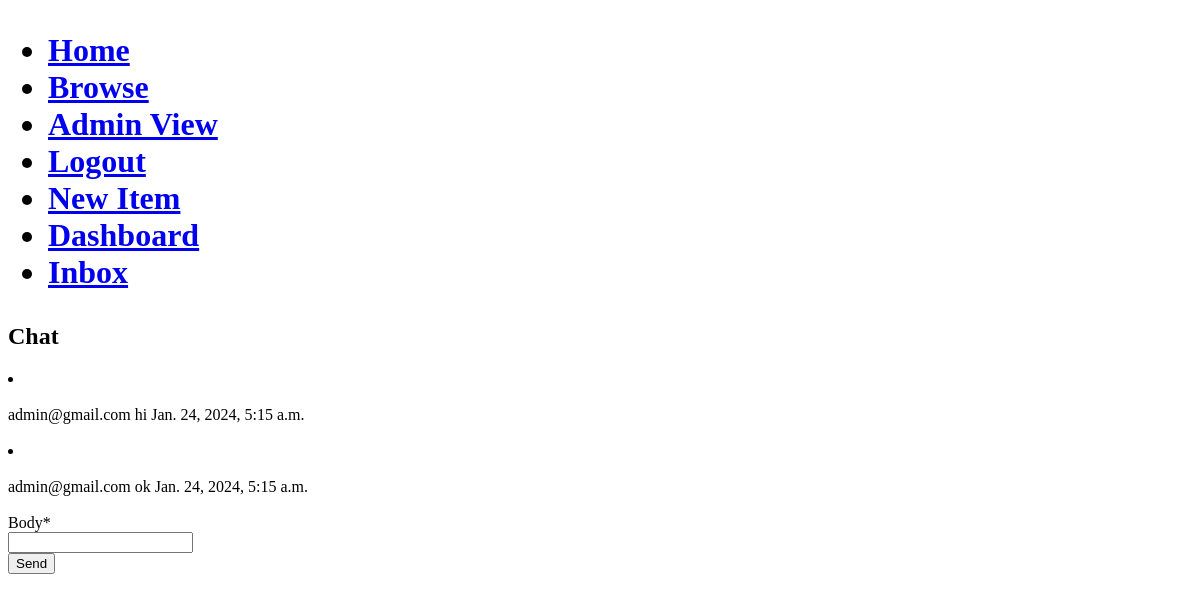
/chat/2/ (signed in), run on an earlier commit of the app's database.
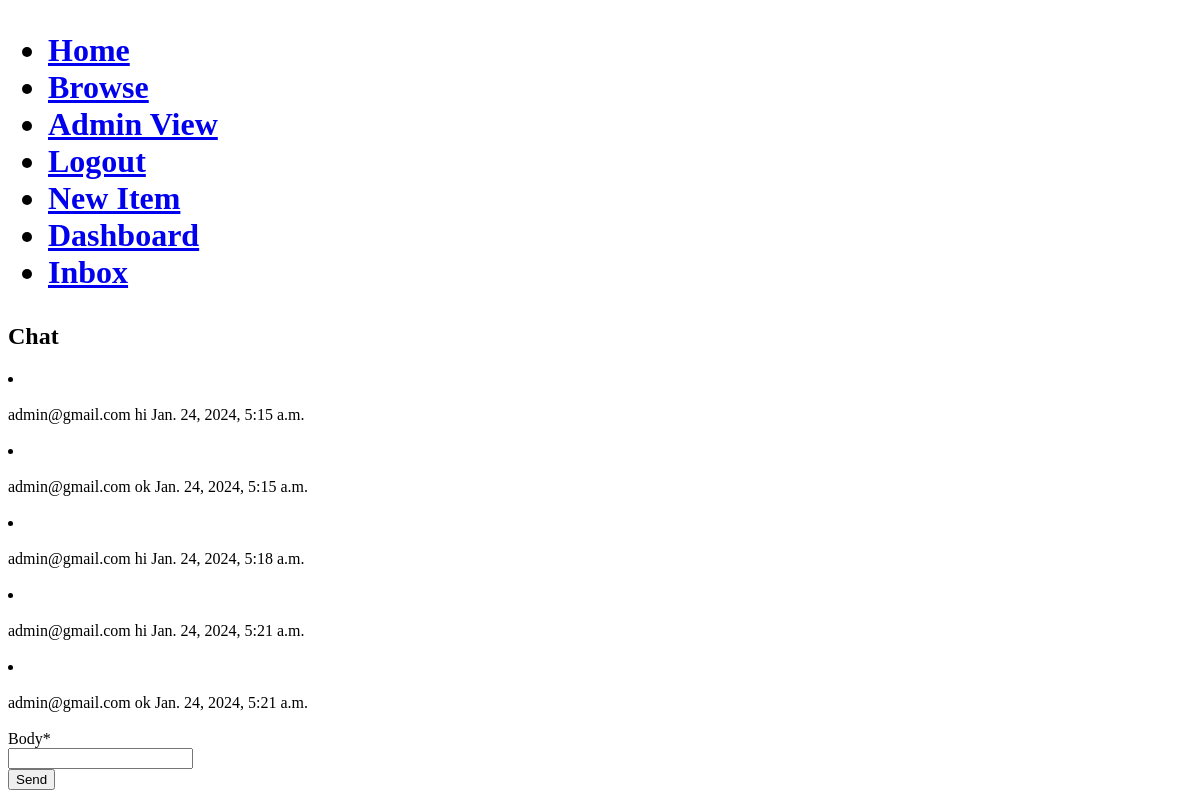
And on a later commit of the database.
### chat/models.py (models this page shows, shortened)
class Message(models.Model):
    sender = models.ForeignKey(
        User, on_delete=models.CASCADE, blank=False, null=False, related_name="sender"
    )
    receiver = models.ForeignKey(
        User, on_delete=models.CASCADE, blank=False, null=False, related_name="receiver"
    )
    created_at = models.DateTimeField(auto_now_add=True)
    body = models.CharField(max_length=500, blank=False, null=False)
    read = models.BooleanField(default=False)
    @staticmethod
    def chat_exists(pk1, pk2):
        message = Message.objects.filter(
            Q(sender_id=pk1, receiver_id=pk2) | Q(sender_id=pk2, receiver_id=pk1)
        ).first()
        if not message:
            return False
        else:
            return True
    def get_all_messages_in_chat(pk1, pk2):
        messages = Message.objects.filter(
            Q(sender_id=pk1, receiver_id=pk2) | Q(sender_id=pk2, receiver_id=pk1)
        ).order_by("created_at")
        return messages

### user/models.py (models this page shows)
class User(AbstractUser):
    username = None
    email = models.EmailField(unique=True, max_length=50, blank=False, null=False)
    first_name = models.CharField(max_length=50, blank=False, null=False)
    last_name = models.CharField(max_length=50, blank=False, null=False)
    created_at = models.DateTimeField(auto_now_add=True)
    is_seller = models.BooleanField(default=False)
    USERNAME_FIELD = "email"
    REQUIRED_FIELDS = []
    object = customUserManager()
    def __str__(self):
        return self.email

### core/views.py (the view, shortened to what this page needs)
# urls.py: path("chat/", chatView.as_view(), name="chat"),
class chatView(View):
    def get(self, request, receiver_pk=None):
        if request.user.is_authenticated:
            sender = request.user
            sender_pk = sender.id
            checker = Message.chat_exists(sender_pk, receiver_pk)
            if checker:
                chatMessages = Message.get_all_messages_in_chat(sender_pk, receiver_pk)
                form = chat_form()
                context = {
                    "chatMessages": chatMessages,
                    "form": form,
                    "receiver_pk": receiver_pk,
                }
                return render(request, "core/chat.html", context)
            else:
                form = chat_form()
                context = {"form": form, "receiver_pk": receiver_pk}
                return render(request, "core/chat.html", context)
        else:
            redirect(reverse_lazy("login"))

### chat/forms.py
class chat_form(forms.ModelForm):
    class Meta:
        model = Message
        fields = ["body"]

### core/templates/core/chat.html
{%extends 'core/includes/navBar.html' %} {%block content2%}
<h2>Chat</h2>
{%load crispy_forms_tags%}
{% for message in chatMessages %}
    <div>
        <li><br><br>
        {{message.sender}}
        {{message.body}}
        {{message.created_at}}
        <br><br></li>
    </div>
{% endfor %}
<form method="POST" class="form-group" action="{% url 'chat' receiver_pk%}">
    {% csrf_token %} {{ form|crispy }}
    <button type="submit" class="btn btn-success">Send</button>
  </form>
{%endblock%}

What changed in the data, as far as the page shows it:
added Message: sender "admin@gmail.com", body "hi", created_at "Jan. 24, 2024, 5:18 a.m."
added Message: sender "admin@gmail.com", body "hi", created_at "Jan. 24, 2024, 5:21 a.m."
added Message: sender "admin@gmail.com", body "ok", created_at "Jan. 24, 2024, 5:21 a.m."
